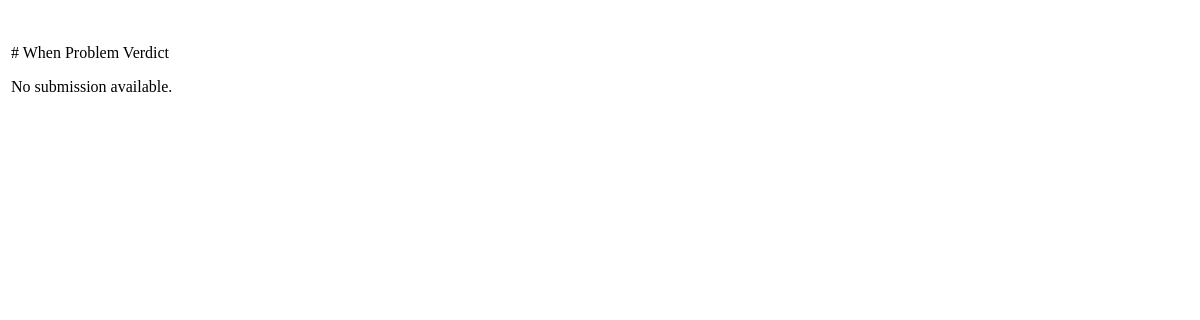
The app's page /submission, older data.
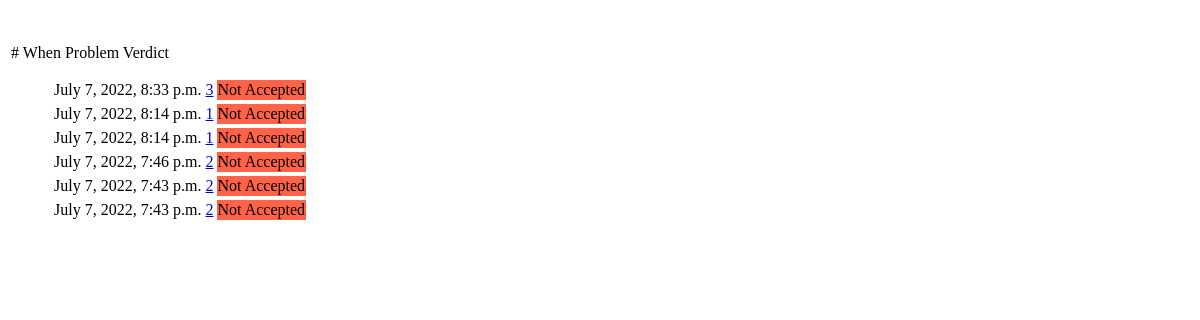
The same page, newer data.
### ojApp/models.py (models this page shows)
class submissions(models.Model):
    problem=models.ForeignKey(problems,on_delete=models.CASCADE)
    time_stamp= models.DateTimeField(auto_now_add=True)
    submitted_code=models.FileField(upload_to='oj_received/')
    verdict=models.CharField(max_length=10, default='Running...')

### ojApp/views.py (the view)
# urls.py: path('submission', views.submission, name='submission_page'),
def submission(request):
    recent_submissions = submissions.objects.order_by('-time_stamp')
    template = loader.get_template('ojApp/submission_page.html')
    context = {
        'recent_submissions': recent_submissions,
    }
    return HttpResponse(template.render(context, request))

### ojApp/templates/ojApp/submission_page.html
<div style="background-color: white;margin:0.3em 3px 0 3px;position:relative;">
    <div class="ilt">&nbsp;</div>
    <div class="irt">&nbsp;</div>
    <tr >
        <th style="width:6em;" class="top left">#</th>
        <th class="top">When</th>
        <th class="top">Problem</th>
        <th class="top">Verdict</th>
    </tr>
    {% if recent_submissions%}
    <ul>
        {% for submission in recent_submissions %}
        <table >
        <tbody>
            <tr>
                <td >{{submission.time_stamp}}</td>
                <td ><a href="{{ submission.problem_id }}/problem">{{submission.problem_id}}</a></td>
                {% if submission.verdict == "Accepted" %}
                    <td style="background-color:MediumSeaGreen;">Accepted</td>
                {% else %}
                    <td style="background-color:Tomato;">Not Accepted</td>
                {% endif %}
            </tr>
        </tbody>
    </table>
        {% endfor %}
    </ul>
    {% else %}
    <p>No submission available.</p>
    {% endif %}
</div>

Row changes from the older to the newer data that the page shows:
added submissions: time_stamp "July 7, 2022, 8:33 p.m.", problem_id "3", verdict "Not Accepted"
added submissions: time_stamp "July 7, 2022, 8:14 p.m.", problem_id "1", verdict "Not Accepted"
added submissions: time_stamp "July 7, 2022, 8:14 p.m.", problem_id "1", verdict "Not Accepted"
added submissions: time_stamp "July 7, 2022, 7:46 p.m.", problem_id "2", verdict "Not Accepted"
added submissions: time_stamp "July 7, 2022, 7:43 p.m.", problem_id "2", verdict "Not Accepted"
added submissions: time_stamp "July 7, 2022, 7:43 p.m.", problem_id "2", verdict "Not Accepted"
Text that changed along with them:
text no longer shown: "No submission available."
